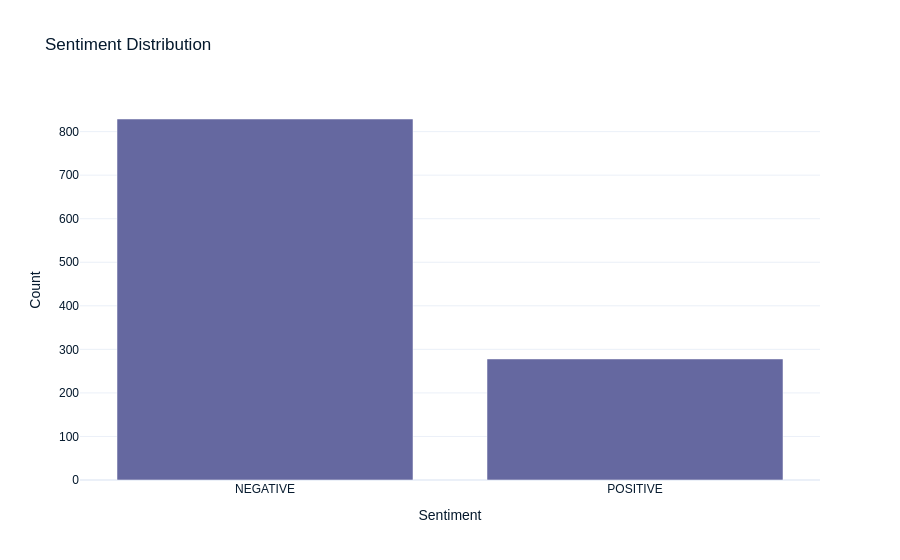

Here is the notebook cell this chart was saved with:
### Code cell
import plotly.express as px

# Create a bar plot for sentiment distribution
df_sentiment = df_cleaned['Sentiment'].value_counts().reset_index()
df_sentiment.columns = ['Sentiment', 'Count']

fig = px.bar(df_sentiment, 
             x='Sentiment', 
             y='Count', 
             labels={'Sentiment': 'Sentiment', 'Count': 'Count'},
             title='Sentiment Distribution')

# Show the plot
fig.show()

### Figure 1 — Plotly figure (JSON) as saved in the notebook; plotly's stock layout.template omitted (floating-point values rounded to 4 significant figures)
{"data": [{"alignmentgroup": "True", "hovertemplate": "Sentiment=%{x}<br>Count=%{y}<extra></extra>", "legendgroup": "", "marker": {"color": "#6568a0", "pattern": {"shape": ""}}, "name": "", "offsetgroup": "", "orientation": "v", "showlegend": false, "textposition": "auto", "x": ["NEGATIVE", "POSITIVE"], "xaxis": "x", "y": [829, 278], "yaxis": "y", "type": "bar"}], "layout": {"xaxis": {"anchor": "y", "domain": [0, 1], "title": {"text": "Sentiment"}}, "yaxis": {"anchor": "x", "domain": [0, 1], "title": {"text": "Count"}}, "legend": {"tracegroupgap": 0}, "title": {"text": "Sentiment Distribution"}, "barmode": "relative"}}
